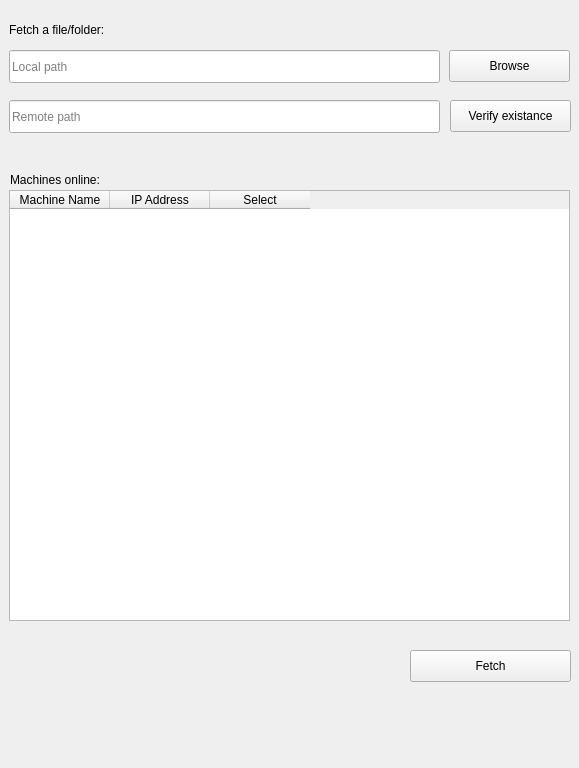
<?xml version="1.0" encoding="UTF-8"?>
<ui version="4.0">
 <class>Frame</class>
 <widget class="QWidget" name="Frame">
  <property name="geometry">
   <rect>
    <x>0</x>
    <y>0</y>
    <width>579</width>
    <height>768</height>
   </rect>
  </property>
  <property name="windowTitle">
   <string>Form</string>
  </property>
  <widget class="TableWidget" name="MainTable">
   <property name="geometry">
    <rect>
     <x>9</x>
     <y>190</y>
     <width>561</width>
     <height>431</height>
    </rect>
   </property>
   <column>
    <property name="text">
     <string>Machine Name</string>
    </property>
   </column>
   <column>
    <property name="text">
     <string>IP Address</string>
    </property>
   </column>
   <column>
    <property name="text">
     <string>Select</string>
    </property>
   </column>
  </widget>
  <widget class="PrimaryPushButton" name="Deploy">
   <property name="geometry">
    <rect>
     <x>410</x>
     <y>650</y>
     <width>161</width>
     <height>32</height>
    </rect>
   </property>
   <property name="text">
    <string>Fetch</string>
   </property>
  </widget>
  <widget class="LineEdit" name="Localpath">
   <property name="geometry">
    <rect>
     <x>9</x>
     <y>50</y>
     <width>431</width>
     <height>33</height>
    </rect>
   </property>
   <property name="placeholderText">
    <string>Local path</string>
   </property>
  </widget>
  <widget class="PushButton" name="Broswse">
   <property name="geometry">
    <rect>
     <x>449</x>
     <y>50</y>
     <width>121</width>
     <height>32</height>
    </rect>
   </property>
   <property name="text">
    <string>Browse</string>
   </property>
  </widget>
  <widget class="StrongBodyLabel" name="Title1">
   <property name="geometry">
    <rect>
     <x>9</x>
     <y>20</y>
     <width>131</width>
     <height>19</height>
    </rect>
   </property>
   <property name="text">
    <string>Fetch a file/folder:</string>
   </property>
  </widget>
  <widget class="LineEdit" name="LineEdit">
   <property name="geometry">
    <rect>
     <x>9</x>
     <y>100</y>
     <width>431</width>
     <height>33</height>
    </rect>
   </property>
   <property name="placeholderText">
    <string>Remote path</string>
   </property>
  </widget>
  <widget class="PushButton" name="PushButton">
   <property name="geometry">
    <rect>
     <x>450</x>
     <y>100</y>
     <width>121</width>
     <height>32</height>
    </rect>
   </property>
   <property name="text">
    <string>Verify existance</string>
   </property>
  </widget>
  <widget class="StrongBodyLabel" name="StrongBodyLabel">
   <property name="geometry">
    <rect>
     <x>10</x>
     <y>170</y>
     <width>111</width>
     <height>19</height>
    </rect>
   </property>
   <property name="text">
    <string>Machines online:</string>
   </property>
  </widget>
 </widget>
 <customwidgets>
  <customwidget>
   <class>PushButton</class>
   <extends>QPushButton</extends>
   <header>qfluentwidgets</header>
  </customwidget>
  <customwidget>
   <class>PrimaryPushButton</class>
   <extends>PushButton</extends>
   <header>qfluentwidgets</header>
  </customwidget>
  <customwidget>
   <class>StrongBodyLabel</class>
   <extends>QLabel</extends>
   <header>qfluentwidgets</header>
  </customwidget>
  <customwidget>
   <class>LineEdit</class>
   <extends>QLineEdit</extends>
   <header>qfluentwidgets</header>
  </customwidget>
  <customwidget>
   <class>TableWidget</class>
   <extends>QTableWidget</extends>
   <header>qfluentwidgets</header>
  </customwidget>
 </customwidgets>
 <resources/>
 <connections/>
</ui>
